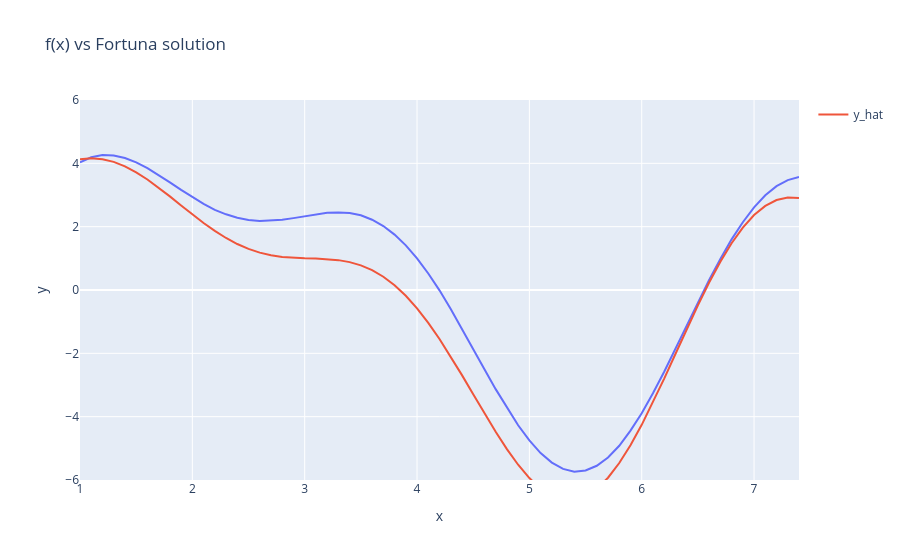

The cell this chart's notebook holds for it:
### Markdown cell above
# Task 4 -- Revisit the Fortuna Algorithm

Below is a implementation of Fortuna that uses fits linear function $f_{\theta} = a x + b$ where $\theta = \{a,b\}$ to a function $g(x)$.  
However, as is evidently from the graph, $g(x)$ is not a linear function.  

1) Change the code to instead use $f_{\theta}(x) = \sum\limits_{k=1}^{3} \Psi_k \sin(\gamma_k (x + \omega_k)) $.  
  Such that $|\theta| = 9$, where each parameter $c$ in $\theta$ is in $[-4. 4]$.  
That is, $f_{\theta}(x)$ is a sum of three sin terms. **Do not change the range of the sample\_theta function.**

3) However, it seems Fortuna (on average) struggles to find the optimal parameters $\theta$.  
Therefore you will have to innovate and change the Fortuna algorithm so that it faster finds "better solutions".
What changes did you make and **why** did you make them, and how did you measure how efficient these changes were?  
A excellent solution here will have an expected best loss of less than 5 using 100000 guesses. (take the average over 100 runs).
**But ANY improvment is sufficient to pass!**  

4) Using your newly made modified Fortuna Algorithm optimize the function: $h(x) = \mu - (\zeta sin(\kappa x) )  (\tau (x + \lambda))$ .  
The y values for this function can be found in the numpy array ys_h_1 (in the code below).  
Also test the values for ys_h_2. (the x is the same for all functions).

Does your new and improved Fortuna outperform the regular fortuna on this function as well? Why?   
**Remember to change your model to match $h(x)$**


4) [**Optional**] Develop a multiprocces implemention of the Fortuna algorithm using python's multiprocessing library (https://docs.python.org/3/library/multiprocessing.html).  
How are the speed ups? Are Fortuna really suited to parallel execution? (note: dont try multiprocess in a notebook - use a standalone file)

### Code cell
%%time
# the magic %%time has to be the first line in the cell, and reports the total exec time of the cell.

import random
import numpy as np
import plotly.express as px
import tqdm


def predict(x, theta):
    # change to sum of 3 sin() terms. 
    # use np.sin() and not math.sin().
    y = sum(theta[3*k] * np.sin(theta[3*k+1] * (x + theta[3*k+2])) for k in range(3))
    return y # this is the model


def sample_theta(size_of_theta):
    # Do NOT CHANGE.
    theta = np.random.uniform(-4, 4, size=size_of_theta)
    return theta


def get_loss(y_hat, ys):
    # No change needed, returns quadratic loss.
    loss = ((y_hat - ys)**2).sum()
    return loss

xs = np.array([1.0, 1.1, 1.2, 1.3, 1.4, 1.5, 1.6, 1.7, 1.8, 1.9, 2.0, 2.1, 2.2, 2.3, 2.4, 2.5, 2.6, 2.7, 2.8, 2.9, 3.0, 3.1, 3.2, 3.3, 3.4, 3.5, 3.6, 3.7, 3.8, 3.9, 4.0, 4.1, 4.2, 4.3, 4.4, 4.5, 4.6, 4.7, 4.8, 4.9, 5.0, 5.1, 5.2, 5.3, 5.4, 5.5, 5.6, 5.7, 5.8, 5.9, 6.0, 6.1, 6.2, 6.3, 6.4, 6.5, 6.6, 6.7, 6.8, 6.9, 7.0, 7.1, 7.2, 7.3, 7.4])
ys = np.array([4.03, 4.19, 4.26, 4.25, 4.17, 4.03, 3.85, 3.63, 3.40, 3.16, 2.93, 2.72, 2.53, 2.39, 2.28, 2.21, 2.18, 2.19, 2.22, 2.27, 2.33, 2.39, 2.44, 2.45, 2.43, 2.36, 2.22, 2.02, 1.75, 1.41, 1.00, 0.52, -0.01, -0.60, -1.22, -1.86, -2.50, -3.13, -3.72, -4.27, -4.75, -5.15, -5.45, -5.65, -5.74, -5.70, -5.55, -5.29, -4.92, -4.44, -3.89, -3.26, -2.58, -1.86, -1.12, -0.39, 0.32, 0.98, 1.60, 2.14, 2.61, 2.99, 3.28, 3.47, 3.57])

# 
ys_h_1 = np.array([15.98, 21.42, 24.1, 23.87, 21.0, 16.11, 10.06, 3.79, -1.8, -6.01, -8.39, -8.82, -7.47, -4.77, -1.3, 2.31, 5.49, 7.81, 9.04, 9.18, 8.44, 7.15, 5.72, 4.54, 3.89, 3.9, 4.52, 5.54, 6.63, 7.39, 7.49, 6.7, 4.97, 2.44, -0.54, -3.48, -5.8, -6.98, -6.61, -4.51, -0.79, 4.2, 9.8, 15.21, 19.57, 22.09, 22.2, 19.63, 14.52, 7.41, -0.83, -9.07, -16.11, -20.83, -22.36, -20.27, -14.59, -5.91, 4.72, 15.9, 26.06, 33.69, 37.58, 36.94, 31.64])
ys_h_2 = np.array([[5.87, 5.83, 5.74, 5.62, 5.48, 16.58, 18.21, 18.49, 17.54, 15.54, 4.15, 3.9, 3.65, 3.42, 3.2, -1.9, -3.32, -3.97, -3.91, -3.27, 2.38, 2.36, 2.39, 2.46, 2.57, 2.2, 1.93, 1.22, 0.17, -1.06, 4.18, 4.59, 5.04, 5.52, 6.02, -1.49, 0.74, 3.55, 6.75, 10.06, 9.39, 9.95, 10.5, 11.02, 11.52, 16.0, 12.82, 8.47, 3.21, -2.62, 13.61, 13.76, 13.84, 13.84, 13.77, -24.16, -22.03, -17.9, -11.95, -4.55, 11.63, 10.99, 10.27, 9.47, 8.61]])

# change to the size of theta ( 9 ) (for h(x) how many parameters does it have?)
n_params = 9

best_loss = float('inf')
best_theta = sample_theta(n_params)

for _ in tqdm.tqdm(range(100000)): 
    curr_theta = sample_theta(n_params)
    y_hat = predict(xs, curr_theta)
    curr_loss = get_loss(y_hat, ys)

    if best_loss > curr_loss:
        best_loss = curr_loss
        best_theta = curr_theta
            
        
print("best loss:", best_loss)
print("theta:", best_theta)    
    
    
fig = px.line(x=xs, y=ys, title="f(x) vs Fortuna solution")
fig.add_scatter(x=xs, y=predict(xs, best_theta), mode='lines', name="y_hat")
fig.update_layout(xaxis_range=[xs.min(),xs.max()], yaxis_range=[-6,6])
fig.show()


# to get a solid estimate -> you should train at least 100 models and take the average performance.

### Figure 1 — Plotly figure (JSON) as saved in the notebook; plotly's stock layout.template omitted (floating-point values rounded to 4 significant figures)
{"data": [{"hovertemplate": "x=%{x}<br>y=%{y}<extra></extra>", "legendgroup": "", "line": {"color": "#636efa", "dash": "solid"}, "marker": {"symbol": "circle"}, "mode": "lines", "name": "", "orientation": "v", "showlegend": false, "type": "scatter", "x": [1, 1.1, 1.2, 1.3, 1.4, 1.5, 1.6, 1.7, 1.8, 1.9, 2, 2.1, 2.2, 2.3, 2.4, 2.5, 2.6, 2.7, 2.8, 2.9, 3, 3.1, 3.2, 3.3, 3.4, 3.5, 3.6, 3.7, 3.8, 3.9, 4, 4.1, 4.2, 4.3, 4.4, 4.5, 4.6, 4.7, 4.8, 4.9, 5, 5.1, 5.2, 5.3, 5.4, 5.5, 5.6, 5.7, 5.8, 5.9, 6, 6.1, 6.2, 6.3, 6.4, 6.5, 6.6, 6.7, 6.8, 6.9, 7, 7.1, 7.2, 7.3, 7.4], "xaxis": "x", "y": [4.03, 4.19, 4.26, 4.25, 4.17, 4.03, 3.85, 3.63, 3.4, 3.16, 2.93, 2.72, 2.53, 2.39, 2.28, 2.21, 2.18, 2.19, 2.22, 2.27, 2.33, 2.39, 2.44, 2.45, 2.43, 2.36, 2.22, 2.02, 1.75, 1.41, 1, 0.52, -0.01, -0.6, -1.22, -1.86, -2.5, -3.13, -3.72, -4.27, -4.75, -5.15, -5.45, -5.65, -5.74, -5.7, -5.55, -5.29, -4.92, -4.44, -3.89, -3.26, -2.58, -1.86, -1.12, -0.39, 0.32, 0.98, 1.6, 2.14, 2.61, 2.99, 3.28, 3.47, 3.57], "yaxis": "y"}, {"mode": "lines", "name": "y_hat", "type": "scatter", "x": [1, 1.1, 1.2, 1.3, 1.4, 1.5, 1.6, 1.7, 1.8, 1.9, 2, 2.1, 2.2, 2.3, 2.4, 2.5, 2.6, 2.7, 2.8, 2.9, 3, 3.1, 3.2, 3.3, 3.4, 3.5, 3.6, 3.7, 3.8, 3.9, 4, 4.1, 4.2, 4.3, 4.4, 4.5, 4.6, 4.7, 4.8, 4.9, 5, 5.1, 5.2, 5.3, 5.4, 5.5, 5.6, 5.7, 5.8, 5.9, 6, 6.1, 6.2, 6.3, 6.4, 6.5, 6.6, 6.7, 6.8, 6.9, 7, 7.1, 7.2, 7.3, 7.4], "y": [4.128, 4.16, 4.132, 4.045, 3.905, 3.717, 3.49, 3.233, 2.956, 2.671, 2.387, 2.116, 1.865, 1.642, 1.452, 1.298, 1.181, 1.098, 1.045, 1.016, 1.001, 0.9919, 0.9762, 0.9428, 0.8804, 0.7783, 0.6271, 0.4194, 0.15, -0.1835, -0.5807, -1.038, -1.548, -2.103, -2.688, -3.29, -3.892, -4.476, -5.023, -5.517, -5.939, -6.274, -6.509, -6.632, -6.638, -6.521, -6.283, -5.928, -5.464, -4.902, -4.258, -3.55, -2.797, -2.02, -1.242, -0.4836, 0.2344, 0.8932, 1.476, 1.971, 2.366, 2.657, 2.842, 2.922, 2.904]}], "layout": {"legend": {"tracegroupgap": 0}, "title": {"text": "f(x) vs Fortuna solution"}, "xaxis": {"anchor": "y", "domain": [0, 1], "range": [1, 7.4], "title": {"text": "x"}}, "yaxis": {"anchor": "x", "domain": [0, 1], "range": [-6, 6], "title": {"text": "y"}}}}
